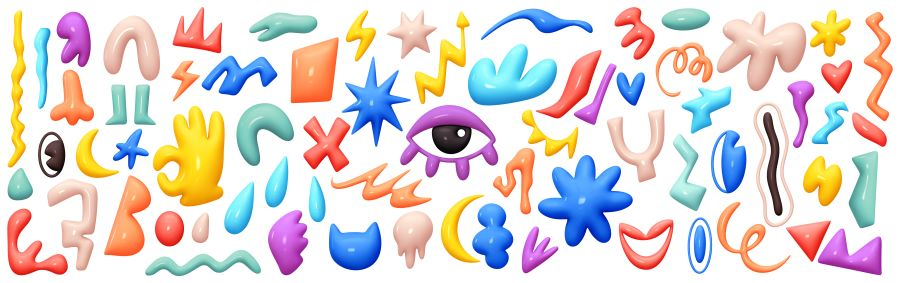
#> input picture Exercices/Data/image_05.jpg, 900 x 283 px
$ python 03_01_Utiliser_le_Thresholding.py
#> lines starting #> are read from the running program, lines starting #| are printed output that depends on the picture; after the words box and inside, x2 and y2 are one past the last pixel; in counts of white or black regions, pixels touching at a corner belong together
import numpy as np
import cv2

img = cv2.imread('../../Data/image_05.jpg',0)
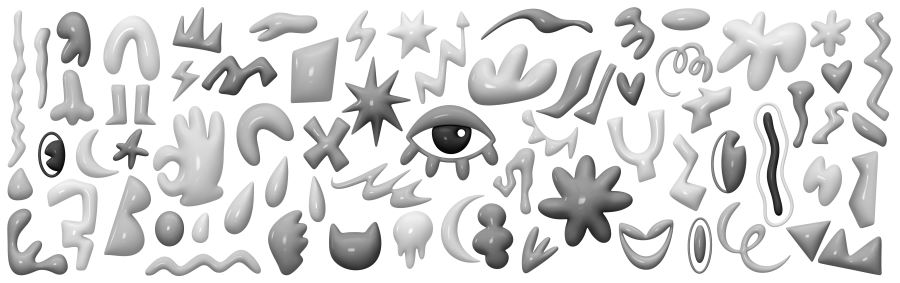
#> img: shape (283, 900); min 0, max 255, mean 217.9
height, width = img.shape[0:2]
#> height = 283; width = 900
cv2.imshow("Original",img)

binary = np.zeros([height,width,1],'uint8')

thresh = 150

for row in range(0, height):
    for col in range(0, width):
        if img[row][col] > thresh:
            binary[row][col] = 255
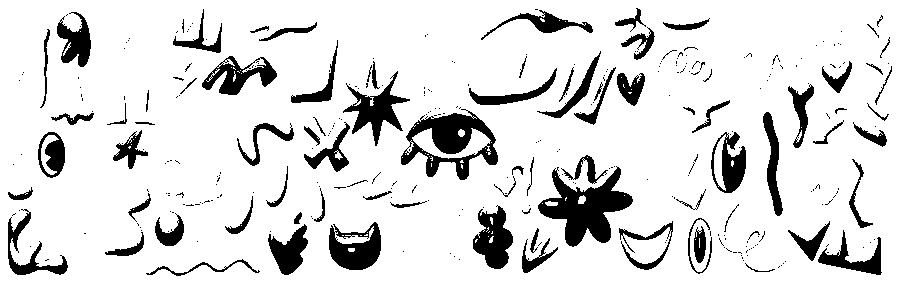
#> binary: shape (283, 900, 1); 86.5% white; 332 black regions (250 under 20 px), largest, box (x1, y1, x2, y2) and area: (538, 166, 633, 247) 3453, (401, 109, 498, 180) 2953, (343, 71, 410, 146) 1571

cv2.imshow("Manual_Thresh",binary)

ret, img_thresh = cv2.threshold(img, thresh, 255, cv2.THRESH_BINARY)
#> ret = 150
print(ret)
#| 150.0
cv2.imshow("OpenCV_Thresh",img_thresh)


cv2.waitKey(0)
cv2.destroyAllWindows()

$ run again, with Exercices/Data/image_00.jpg copied over Exercices/Data/image_05.jpg
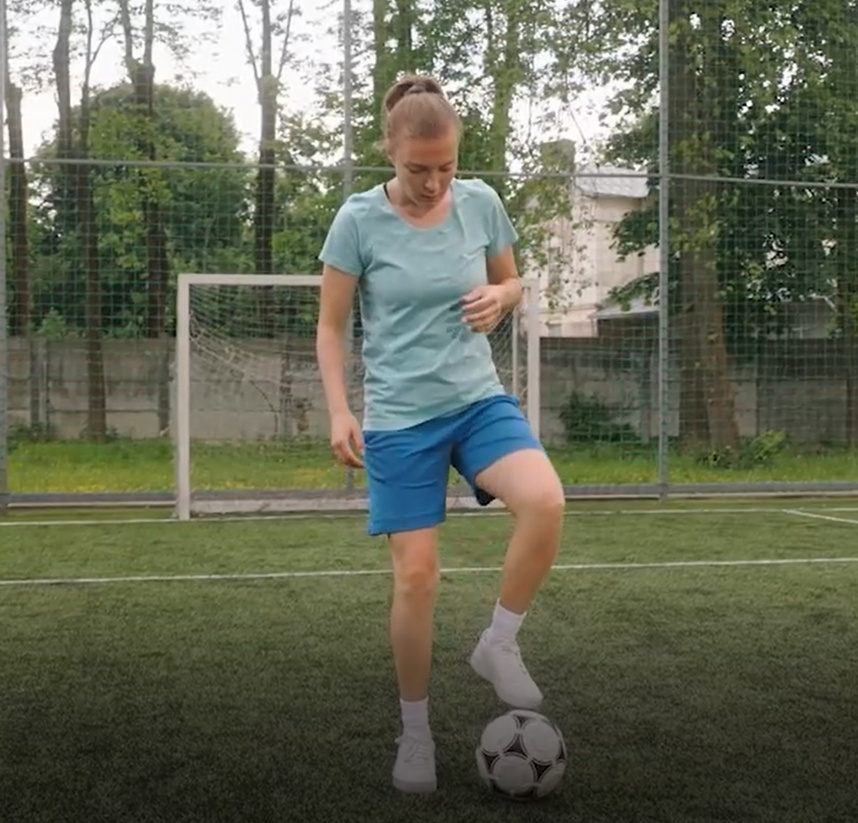
#> input picture Exercices/Data/image_00.jpg, 858 x 823 px, shrunk from 1682 x 1613 before the run
#> `img = cv2.imread('../../Data/image_05.jpg',0)`:
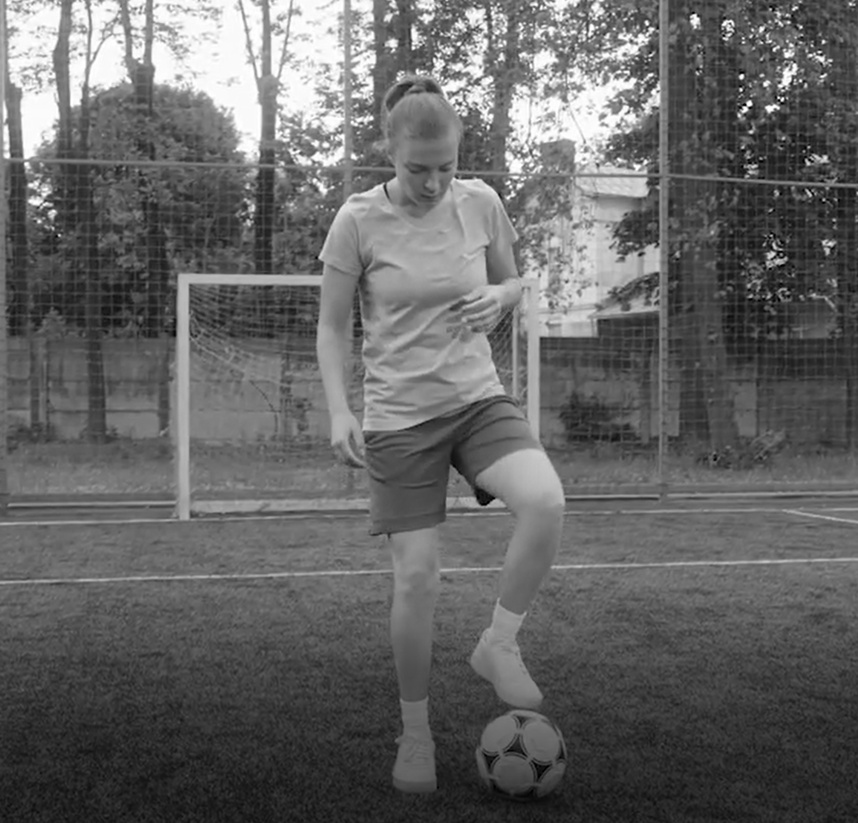
#> img: shape (823, 858); min 0, max 255, mean 100.6
#> after the loop `for row in range(0, height):`:
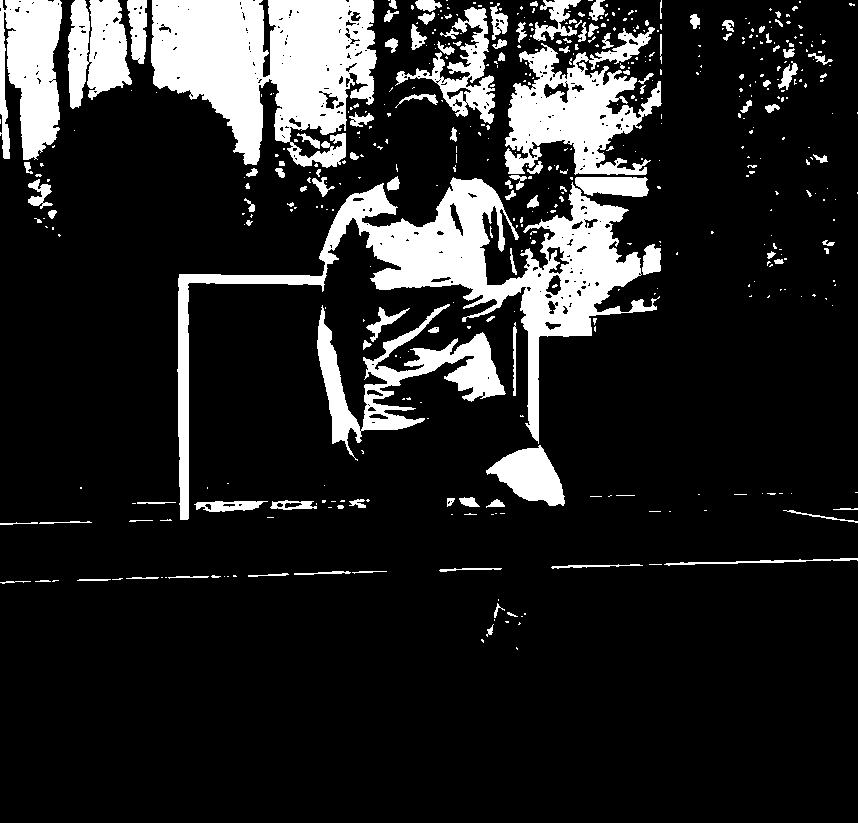
#> binary: shape (823, 858, 1); 14.9% white; 491 white regions (367 under 20 px), largest, box (x1, y1, x2, y2) and area: (177, 177, 660, 520) 27381, (151, 0, 377, 168) 25275, (504, 27, 662, 175) 11261
#> ret = 150
#| 150.0

$ run again, with Exercices/Data/image_01.jpg copied over Exercices/Data/image_05.jpg
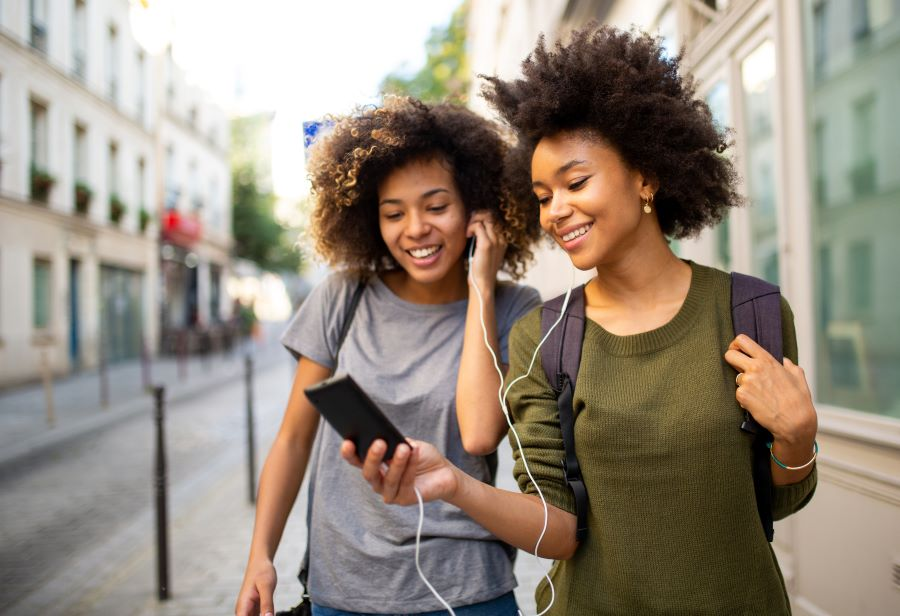
#> input picture Exercices/Data/image_01.jpg, 900 x 616 px
#> `img = cv2.imread('../../Data/image_05.jpg',0)`:
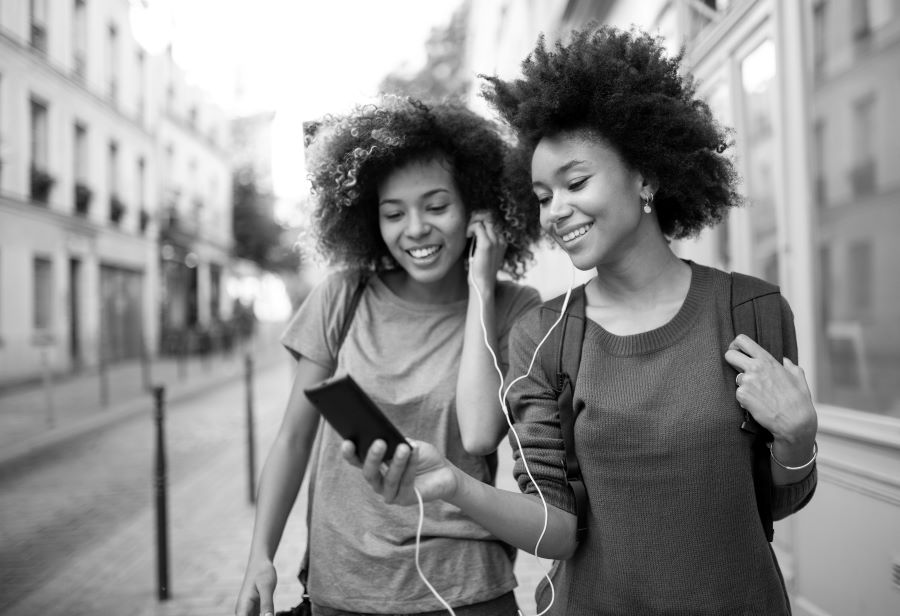
#> img: shape (616, 900); min 0, max 255, mean 140.7
#> after the loop `for row in range(0, height):`:
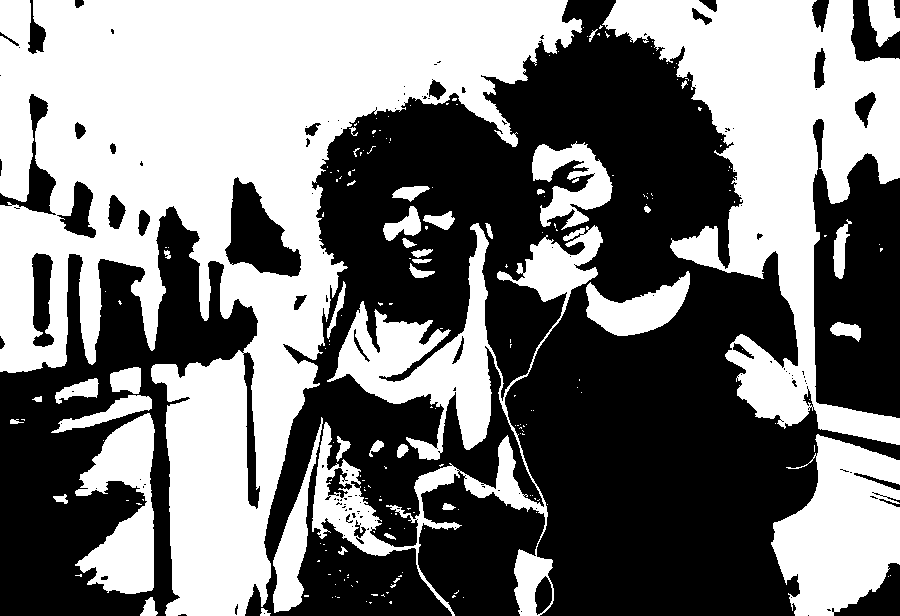
#> binary: shape (616, 900, 1); 47.9% white; 208 white regions (165 under 20 px), largest, box (x1, y1, x2, y2) and area: (0, 0, 582, 616) 144366, (602, 0, 900, 445) 52376, (312, 223, 603, 616) 26657
#> ret = 150
#| 150.0

$ run again, with Exercices/Data/image_02.jpg copied over Exercices/Data/image_05.jpg
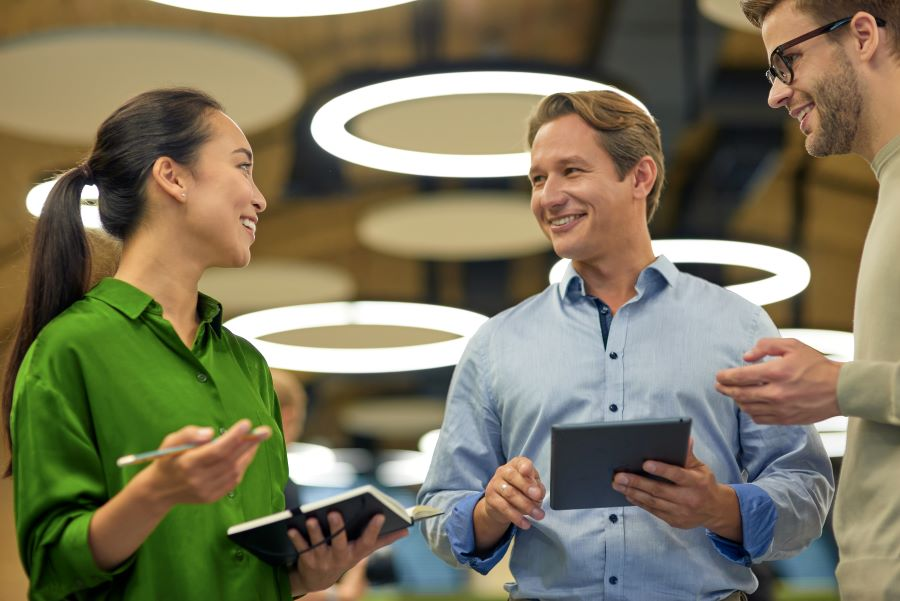
#> input picture Exercices/Data/image_02.jpg, 900 x 601 px
#> `img = cv2.imread('../../Data/image_05.jpg',0)`:
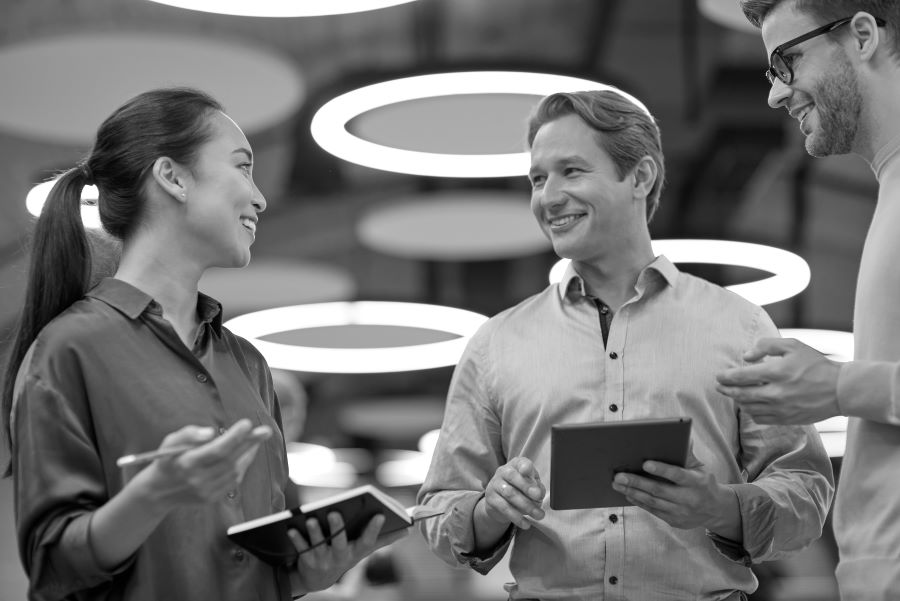
#> img: shape (601, 900); min 0, max 255, mean 116.3
#> after the loop `for row in range(0, height):`:
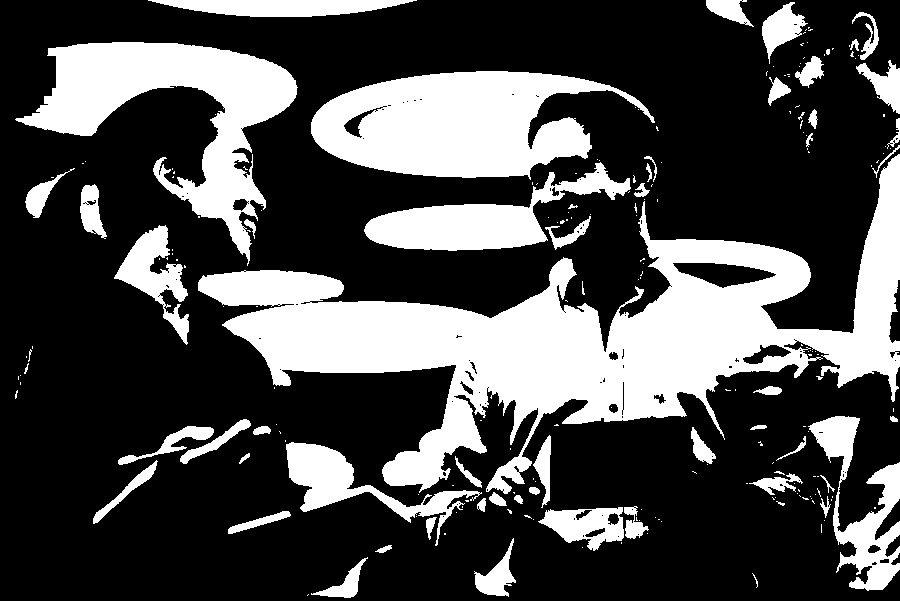
#> binary: shape (601, 900, 1); 29.4% white; 216 white regions (159 under 20 px), largest, box (x1, y1, x2, y2) and area: (198, 154, 900, 494) 72180, (311, 71, 655, 180) 23056, (15, 42, 298, 266) 21041
#> ret = 150
#| 150.0
